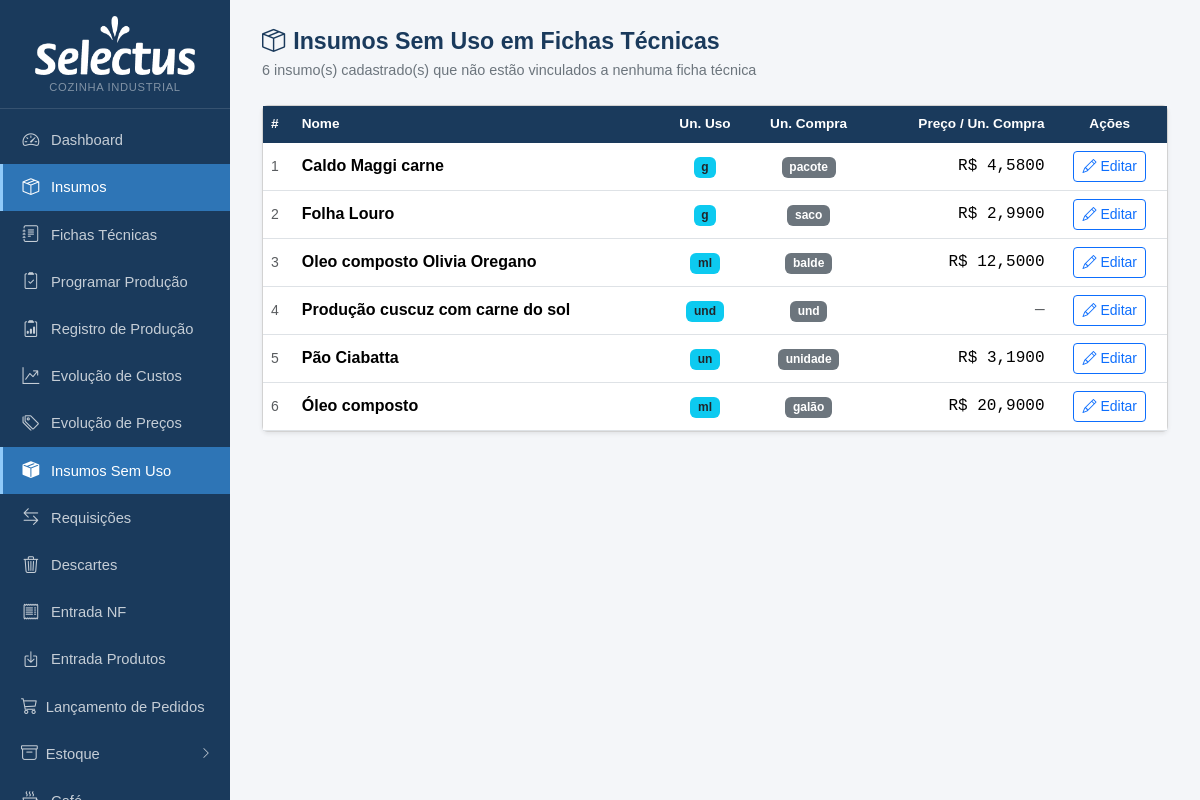
The app's page /insumos/sem-uso with its own data.
### tables this page shows
CREATE TABLE insumos (
            id INTEGER PRIMARY KEY AUTOINCREMENT,
            nome TEXT NOT NULL,
            unidade_compra TEXT NOT NULL,
            preco_compra REAL,
            unidade_uso TEXT NOT NULL,
            fator_conversao REAL NOT NULL DEFAULT 1
        , qtd_por_embalagem REAL, unid_embalagem TEXT, produto_vinculado_id INTEGER, estoque_atual REAL DEFAULT 0, estoque_minimo REAL DEFAULT 0, status_revisao_custo TEXT DEFAULT 'nao_revisado', data_revisao_custo TEXT, fornecedor TEXT, aproveitamento REAL NOT NULL DEFAULT 100, status_revisao_nome TEXT DEFAULT 'nao_revisado', observacao TEXT, estoque_central REAL DEFAULT 0, status_revisao_fp TEXT DEFAULT "nao_revisado", categoria TEXT, ep_fornecedor_id INTEGER REFERENCES ep_fornecedores(id));

### app.py (the view)
@app.route('/insumos/sem-uso')
def insumos_sem_uso():
    db = get_db()
    rows = db.execute('''
        SELECT i.* FROM insumos i
        WHERE i.id NOT IN (SELECT DISTINCT insumo_id FROM ficha_tecnica)
        ORDER BY i.nome
    ''').fetchall()
    db.close()
    return render_template('insumos_sem_uso.html', insumos=rows)

### app.py (called while the page is built)
def get_db():
    c = sqlite3.connect(DB)
    c.row_factory = sqlite3.Row
    c.execute("PRAGMA foreign_keys = ON")
    return c

def count_alertas():
    try:
        db = get_db()
        n = db.execute('''SELECT COUNT(*) FROM insumos
                          WHERE estoque_minimo > 0 AND COALESCE(estoque_atual,0) < estoque_minimo''').fetchone()[0]
        db.close()
        return n
    except:
        return 0

@app.context_processor
def inject_alertas():
    try:
        db = get_db()
        n_ped = db.execute("SELECT COUNT(*) FROM pedidos WHERE status='aberto'").fetchone()[0]
        db.close()
    except Exception:
        n_ped = 0
    return dict(n_alertas=count_alertas(), n_pedidos_abertos=n_ped)

### templates/insumos_sem_uso.html (shortened to what this page needs)
{% extends "base.html" %}
{% block content %}
<div class="page-header">
  <h1><i class="bi bi-box-seam me-2"></i>Insumos Sem Uso em Fichas Técnicas</h1>
  <p>{{ insumos|length }} insumo(s) cadastrado(s) que não estão vinculados a nenhuma ficha técnica</p>
</div>
{% if not insumos %}
<div class="text-center py-5 text-muted">
  <i class="bi bi-check-circle" style="font-size:2.5rem;color:#198754"></i>
  <p class="mt-2 fw-semibold">Todos os insumos estão sendo utilizados em pelo menos uma ficha técnica.</p>
</div>
{% else %}
<div class="card shadow-sm">
  <div class="card-body p-0">
    <table class="table table-hover mb-0 align-middle">
      <thead>
        <tr>
          <th>#</th>
          <th>Nome</th>
          <th class="text-center">Un. Uso</th>
          <th class="text-center">Un. Compra</th>
          <th class="text-end">Preço / Un. Compra</th>
          <th class="text-center">Ações</th>
        </tr>
      </thead>
      <tbody>
        {% for ins in insumos %}
        <tr>
          <td class="text-muted small">{{ loop.index }}</td>
          <td class="fw-semibold">{{ ins.nome }}</td>
          <td class="text-center"><span class="badge bg-info text-dark">{{ ins.unidade_uso }}</span></td>
          <td class="text-center"><span class="badge bg-secondary">{{ ins.unidade_compra }}</span></td>
          <td class="text-end font-monospace">
            {% if ins.preco_compra %}
              R$ {{ '%.4f'|format(ins.preco_compra)|replace('.',',') }}
            {% else %}
              <span class="text-muted">—</span>
            {% endif %}
          </td>
          <td class="text-center">
            <a href="{{ url_for('insumo_editar', id=ins.id) }}" class="btn btn-sm btn-outline-primary">
              <i class="bi bi-pencil me-1"></i>Editar
            </a>
          </td>
        </tr>
        {% endfor %}
      </tbody>
    </table>
  </div>
</div>
{% endif %}
{% endblock %}

### templates/base.html (shortened to what this page needs)
<!DOCTYPE html>
<html lang="pt-BR">
<head>
  <link href="https://cdn.jsdelivr.net/npm/bootstrap@5.3.3/dist/css/bootstrap.min.css" rel="stylesheet">
  <link href="https://cdn.jsdelivr.net/npm/bootstrap-icons@1.11.3/font/bootstrap-icons.min.css" rel="stylesheet">
</head>
<body>
<div id="sidebar">
  <div class="brand text-center" style="padding:16px 12px 12px">
    <img src="{{ url_for('static', filename='logo.png') }}" alt="Mercado Selectus"
         style="max-width:160px;width:100%;filter:brightness(0) invert(1)">
    <span style="font-size:.7rem;color:rgba(255,255,255,.45);display:block;margin-top:4px;letter-spacing:.06em;text-transform:uppercase">Cozinha Industrial</span>
  </div>
  <nav class="mt-2">
    <a href="{{ url_for('index') }}" class="{{ 'active' if request.endpoint == 'index' }}">
      <i class="bi bi-speedometer2"></i> Dashboard
    </a>
    <a href="{{ url_for('insumos_lista') }}" class="{{ 'active' if 'insumo' in request.endpoint }}">
      <i class="bi bi-box-seam"></i> Insumos
    </a>
    <a href="{{ url_for('fichas_lista') }}" class="{{ 'active' if 'ficha' in request.endpoint }}">
      <i class="bi bi-journal-text"></i> Fichas Técnicas
    </a>
    <a href="{{ url_for('producao') }}" class="{{ 'active' if request.endpoint == 'producao' }}">
      <i class="bi bi-clipboard2-check"></i> Programar Produção
    </a>
    <a href="{{ url_for('registro_lista') }}" class="{{ 'active' if 'registro' in request.endpoint }}">
      <i class="bi bi-clipboard2-data"></i> Registro de Produção
    </a>
    <a href="{{ url_for('fichas_evolucao_custos') }}" class="{{ 'active' if request.endpoint == 'fichas_evolucao_custos' }}">
      <i class="bi bi-graph-up-arrow"></i> Evolução de Custos
    </a>
    <a href="{{ url_for('insumos_evolucao_precos') }}" class="{{ 'active' if request.endpoint == 'insumos_evolucao_precos' }}">
      <i class="bi bi-tags"></i> Evolução de Preços
    </a>
    <a href="{{ url_for('insumos_sem_uso') }}" class="{{ 'active' if request.endpoint == 'insumos_sem_uso' }}">
      <i class="bi bi-box-seam-fill"></i> Insumos Sem Uso
    </a>
    <a href="{{ url_for('requisicoes_lista') }}" class="{{ 'active' if 'requisicao' in request.endpoint }}">
      <i class="bi bi-arrow-left-right"></i> Requisições
    </a>
    <a href="{{ url_for('descartes_lista') }}" class="{{ 'active' if 'descarte' in request.endpoint }}">
      <i class="bi bi-trash3"></i> Descartes
    </a>
    <a href="{{ url_for('nf_lista') }}" class="{{ 'active' if 'nf' in request.endpoint }}">
      <i class="bi bi-receipt"></i> Entrada NF
    </a>
    <a href="{{ url_for('ep_lista') }}" class="{{ 'active' if 'ep_' in request.endpoint }}">
      <i class="bi bi-box-arrow-in-down"></i> Entrada Produtos
    </a>
    <a href="{{ url_for('pedidos_lista') }}" class="{{ 'active' if 'pedidos' in request.endpoint }}" style="justify-content:space-between">
      <span><i class="bi bi-cart3 me-2"></i>Lançamento de Pedidos</span>
    </a>
    {% set estoque_open = request.endpoint in ('alertas', 'estoque_pdv', 'estoque_consolidado', 'estoque_semana', 'estoque_reposicao') %}
    {% set revenda_open = request.endpoint in ('estoque_pdv', 'estoque_consolidado', 'estoque_semana', 'estoque_reposicao') %}
    <button class="sidebar-group-toggle d-flex align-items-center justify-content-between w-100"
            type="button"
            data-bs-toggle="collapse" data-bs-target="#sub-estoque"
            aria-expanded="{{ 'true' if estoque_open else 'false' }}">
      <span><i class="bi bi-archive me-2"></i>Estoque</span>
      <i class="bi bi-chevron-{{ 'down' if estoque_open else 'right' }}" style="font-size:.75rem"></i>
    </button>
    <a href="{{ url_for('cafe_lista') }}" class="{{ 'active' if 'cafe' in request.endpoint }}">
      <i class="bi bi-cup-hot"></i> Café
    </a>
  </nav>
</div>
<div id="main">
  {% block content %}{% endblock %}
</div>
</body>
</html>

### records on screen
insumos: nome "Caldo Maggi carne", unidade_uso "g", unidade_compra "pacote", preco_compra "4,5800"
insumos: nome "Folha Louro", unidade_uso "g", unidade_compra "saco", preco_compra "2,9900"
insumos: nome "Oleo composto Olivia Oregano", unidade_uso "ml", unidade_compra "balde", preco_compra "12,5000"
insumos: nome "Produção cuscuz com carne do sol", unidade_uso "und", unidade_compra "und"
insumos: nome "Pão Ciabatta", unidade_uso "un", unidade_compra "unidade", preco_compra "3,1900"
insumos: nome "Óleo composto", unidade_uso "ml", unidade_compra "galão", preco_compra "20,9000"

### other values on screen
{{ insumos|length }} "6"
